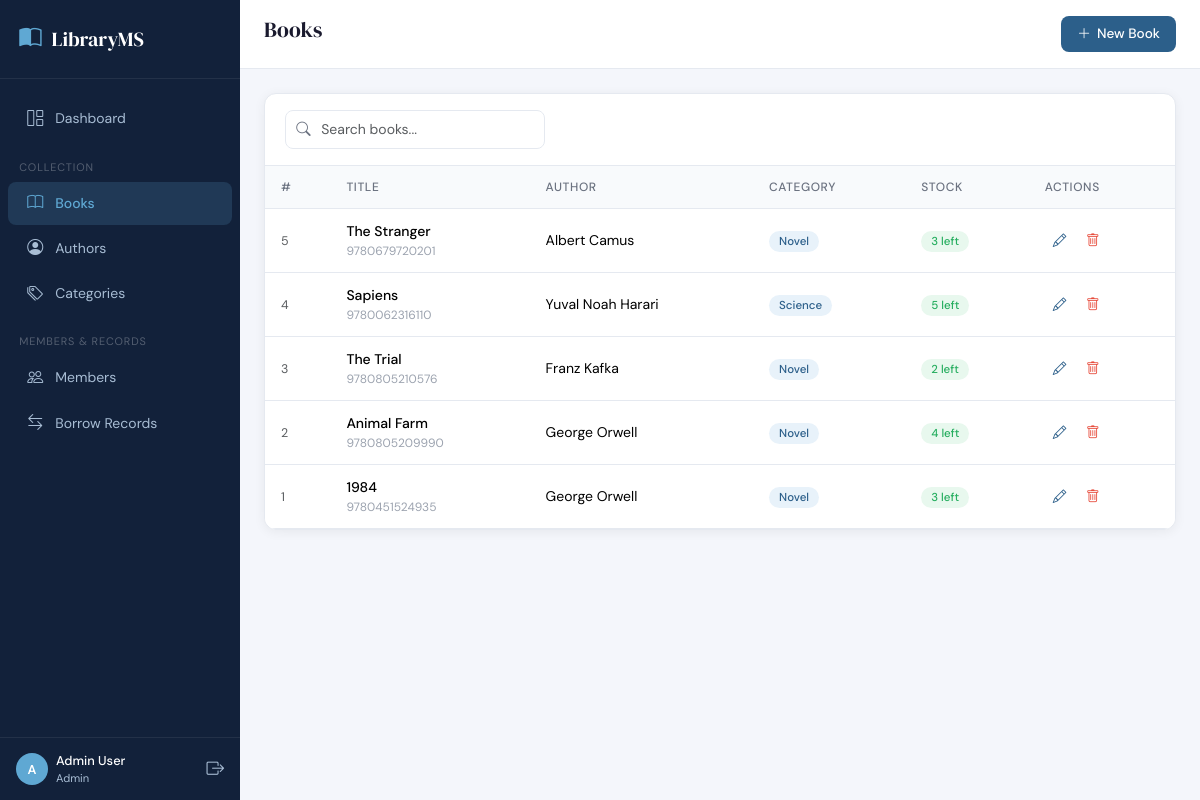
The app's page /books.php (signed in) with its own data.
### tables this page shows
CREATE TABLE IF NOT EXISTS books (
    id INT AUTO_INCREMENT PRIMARY KEY,
    isbn VARCHAR(20) UNIQUE,
    title VARCHAR(255) NOT NULL,
    author_id INT,
    category_id INT,
    publisher VARCHAR(150),
    publish_year YEAR,
    page_count INT,
    stock INT DEFAULT 1,
    description TEXT,
    created_at DATETIME DEFAULT CURRENT_TIMESTAMP,
    FOREIGN KEY (author_id) REFERENCES authors(id) ON DELETE SET NULL,
    FOREIGN KEY (category_id) REFERENCES categories(id) ON DELETE SET NULL
);

CREATE TABLE IF NOT EXISTS authors (
    id INT AUTO_INCREMENT PRIMARY KEY,
    full_name VARCHAR(150) NOT NULL,
    nationality VARCHAR(100),
    biography TEXT,
    created_at DATETIME DEFAULT CURRENT_TIMESTAMP
);

CREATE TABLE IF NOT EXISTS categories (
    id INT AUTO_INCREMENT PRIMARY KEY,
    name VARCHAR(100) NOT NULL,
    description TEXT,
    created_at DATETIME DEFAULT CURRENT_TIMESTAMP
);

### includes/auth.php (called while the page is built, shortened)
<?php
function clean($data) {
    return htmlspecialchars(strip_tags(trim($data)));
}

### books.php (the view, shortened to what this page needs)
<?php
require_once 'includes/db.php';
require_once 'includes/auth.php';
$page_title = 'Books';
$action = $_GET['action'] ?? 'list';
$record = null;
$authors    = $conn->query('SELECT id, full_name FROM authors ORDER BY full_name');
$categories = $conn->query('SELECT id, name FROM categories ORDER BY name');
$topbar_btn = ['url' => 'books.php?action=add', 'icon' => 'bi-plus-lg', 'label' => 'New Book'];
require_once 'includes/header.php';
?>
<?php if ($action === 'add' || $action === 'edit'): ?>
<div class="form-card" style="max-width:700px">
    <h6 class="mb-3"><?= $action === 'add' ? 'Add New Book' : 'Edit Book' ?></h6>
    <form method="POST" action="books.php">
        <input type="hidden" name="form_action" value="<?= $action === 'add' ? 'add' : 'edit' ?>">
        <?php if ($record): ?><input type="hidden" name="edit_id" value="<?= $record['id'] ?>"><?php endif; ?>
        <div class="row g-3">
            <div class="col-md-8">
                <label class="form-label">Title *</label>
                <input type="text" name="title" class="form-control" required value="<?= htmlspecialchars($record['title'] ?? '') ?>">
            </div>
            <div class="col-md-4">
                <label class="form-label">ISBN</label>
                <input type="text" name="isbn" class="form-control" value="<?= htmlspecialchars($record['isbn'] ?? '') ?>">
            </div>
            <div class="col-md-6">
                <label class="form-label">Author</label>
                <select name="author_id" class="form-select">
                    <option value="">— Select Author —</option>
                    <?php $authors->data_seek(0); while($a = $authors->fetch_assoc()): ?>
                        <option value="<?= $a['id'] ?>" <?= ($record['author_id'] ?? '') == $a['id'] ? 'selected' : '' ?>>
                            <?= htmlspecialchars($a['full_name']) ?>
                        </option>
                    <?php endwhile; ?>
                </select>
            </div>
            <div class="col-md-6">
                <label class="form-label">Category</label>
                <select name="category_id" class="form-select">
                    <option value="">— Select Category —</option>
                    <?php $categories->data_seek(0); while($c = $categories->fetch_assoc()): ?>
                        <option value="<?= $c['id'] ?>" <?= ($record['category_id'] ?? '') == $c['id'] ? 'selected' : '' ?>>
                            <?= htmlspecialchars($c['name']) ?>
                        </option>
                    <?php endwhile; ?>
                </select>
            </div>
            <div class="col-md-6">
                <label class="form-label">Publisher</label>
                <input type="text" name="publisher" class="form-control" value="<?= htmlspecialchars($record['publisher'] ?? '') ?>">
            </div>
            <div class="col-md-2">
                <label class="form-label">Year</label>
                <input type="number" name="publish_year" class="form-control" min="1000" max="<?= date('Y') ?>" value="<?= $record['publish_year'] ?? '' ?>">
            </div>
            <div class="col-md-2">
                <label class="form-label">Pages</label>
                <input type="number" name="page_count" class="form-control" min="1" value="<?= $record['page_count'] ?? '' ?>">
            </div>
            <div class="col-md-2">
                <label class="form-label">Stock</label>
                <input type="number" name="stock" class="form-control" min="0" value="<?= $record['stock'] ?? 1 ?>">
            </div>
            <div class="col-12">
                <label class="form-label">Description</label>
                <textarea name="description" class="form-control" rows="3"><?= htmlspecialchars($record['description'] ?? '') ?></textarea>
            </div>
        </div>
        <div class="mt-4 d-flex gap-2">
            <button type="submit" class="btn-primary-custom"><i class="bi bi-check-lg"></i> Save</button>
            <a href="books.php" class="btn btn-outline-secondary btn-sm">Cancel</a>
        </div>
    </form>
</div>
<?php else: ?>
<div class="table-card">
    <div class="table-header">
        <div class="search-box" style="min-width:260px">
            <i class="bi bi-search"></i>
            <input type="text" id="searchInput" class="form-control form-control-sm" placeholder="Search books...">
        </div>
    </div>
    <div class="table-responsive">
        <table class="table">
            <thead>
                <tr><th>#</th><th>Title</th><th>Author</th><th>Category</th><th>Stock</th><th>Actions</th></tr>
            </thead>
            <tbody id="booksTable">
            <?php
            $books = $conn->query('SELECT b.*, a.full_name AS author, c.name AS category FROM books b LEFT JOIN authors a ON b.author_id=a.id LEFT JOIN categories c ON b.category_id=c.id ORDER BY b.id DESC');
            while ($r = $books->fetch_assoc()):
            ?>
            <tr>
                <td class="text-muted" style="font-size:0.78rem"><?= $r['id'] ?></td>
                <td>
                    <div style="font-weight:500"><?= htmlspecialchars($r['title']) ?></div>
                    <?php if ($r['isbn']): ?><div style="font-size:0.75rem;color:#9ca3af"><?= htmlspecialchars($r['isbn']) ?></div><?php endif; ?>
                </td>
                <td><?= htmlspecialchars($r['author'] ?? '—') ?></td>
                <td><?= $r['category'] ? '<span class="badge-custom badge-blue">'.htmlspecialchars($r['category']).'</span>' : '—' ?></td>
                <td><?= $r['stock'] > 0 ? '<span class="badge-custom badge-green">'.$r['stock'].' left</span>' : '<span class="badge-custom badge-red">Out of stock</span>' ?></td>
                <td>
                    <a href="books.php?action=edit&id=<?= $r['id'] ?>" class="btn-action edit"><i class="bi bi-pencil"></i></a>
                    <a href="books.php?action=delete&id=<?= $r['id'] ?>" class="btn-action del btn-confirm-delete" data-message="Delete '<?= htmlspecialchars($r['title']) ?>'?"><i class="bi bi-trash"></i></a>
                </td>
            </tr>
            <?php endwhile; ?>
            </tbody>
        </table>
    </div>
</div>
<?php endif; ?>
<?php require_once 'includes/footer.php'; ?>

### includes/header.php (shortened to what this page needs)
<!DOCTYPE html>
<html lang="en">
<head>
    <link href="https://cdn.jsdelivr.net/npm/bootstrap@5.3.2/dist/css/bootstrap.min.css" rel="stylesheet">
    <link href="https://cdn.jsdelivr.net/npm/bootstrap-icons@1.11.3/font/bootstrap-icons.min.css" rel="stylesheet">
    <link href="css/style.css" rel="stylesheet">
</head>
<body>
<nav class="sidebar d-flex flex-column">
    <div class="sidebar-brand">
        <i class="bi bi-book-half"></i>
        <span><?= SITE_NAME ?></span>
    </div>
    <ul class="sidebar-nav">
        <li><a href="index.php" class="<?= basename($_SERVER['PHP_SELF'])=='index.php'?'active':'' ?>">
            <i class="bi bi-grid-1x2"></i> Dashboard
        </a></li>
        <li class="nav-section">Collection</li>
        <li><a href="books.php" class="<?= basename($_SERVER['PHP_SELF'])=='books.php'?'active':'' ?>">
            <i class="bi bi-book"></i> Books
        </a></li>
        <li><a href="authors.php" class="<?= basename($_SERVER['PHP_SELF'])=='authors.php'?'active':'' ?>">
            <i class="bi bi-person-circle"></i> Authors
        </a></li>
        <li><a href="categories.php" class="<?= basename($_SERVER['PHP_SELF'])=='categories.php'?'active':'' ?>">
            <i class="bi bi-tags"></i> Categories
        </a></li>
        <li class="nav-section">Members & Records</li>
        <li><a href="members.php" class="<?= basename($_SERVER['PHP_SELF'])=='members.php'?'active':'' ?>">
            <i class="bi bi-people"></i> Members
        </a></li>
        <li><a href="borrows.php" class="<?= basename($_SERVER['PHP_SELF'])=='borrows.php'?'active':'' ?>">
            <i class="bi bi-arrow-left-right"></i> Borrow Records
        </a></li>
    </ul>
    <div class="sidebar-footer">
        <div class="user-info">
            <div class="user-avatar"><?= strtoupper(substr($_SESSION['user_name'], 0, 1)) ?></div>
            <div>
                <div class="user-name"><?= clean($_SESSION['user_name']) ?></div>
                <div class="user-role"><?= ucfirst($_SESSION['user_role']) ?></div>
            </div>
        </div>
        <a href="logout.php" class="btn-logout" title="Logout"><i class="bi bi-box-arrow-right"></i></a>
    </div>
</nav>
<div class="main-content">
    <div class="topbar">
        <h1 class="page-title"><?= $page_title ?? 'Dashboard' ?></h1>
        <div class="topbar-actions">
            <?php if(isset($topbar_btn)): ?>
                <a href="<?= $topbar_btn['url'] ?>" class="btn btn-primary-custom">
                    <i class="bi <?= $topbar_btn['icon'] ?>"></i> <?= $topbar_btn['label'] ?>
                </a>
            <?php endif; ?>
        </div>
    </div>
    <div class="content-body">

### includes/footer.php (shortened to what this page needs)
    </div>
</div>
</body>
</html>

### records on screen
books: id "5", title "The Stranger", isbn "9780679720201", author.full_name "Albert Camus", category.name "Novel", stock "3"
books: id "4", title "Sapiens", isbn "9780062316110", author.full_name "Yuval Noah Harari", category.name "Science", stock "5"
books: id "3", title "The Trial", isbn "9780805210576", author.full_name "Franz Kafka", category.name "Novel", stock "2"
books: id "2", title "Animal Farm", isbn "9780805209990", author.full_name "George Orwell", category.name "Novel", stock "4"
books: id "1", title "1984", isbn "9780451524935", author.full_name "George Orwell", category.name "Novel", stock "3"

### other values on screen
SITE_NAME "LibraryMS"
substr($_SESSION['user_name'], 0, 1) "A"
$_SESSION['user_name'] "Admin User"
$_SESSION['user_role'] "Admin"
$page_title "Books"
$topbar_btn['label'] "New Book"
